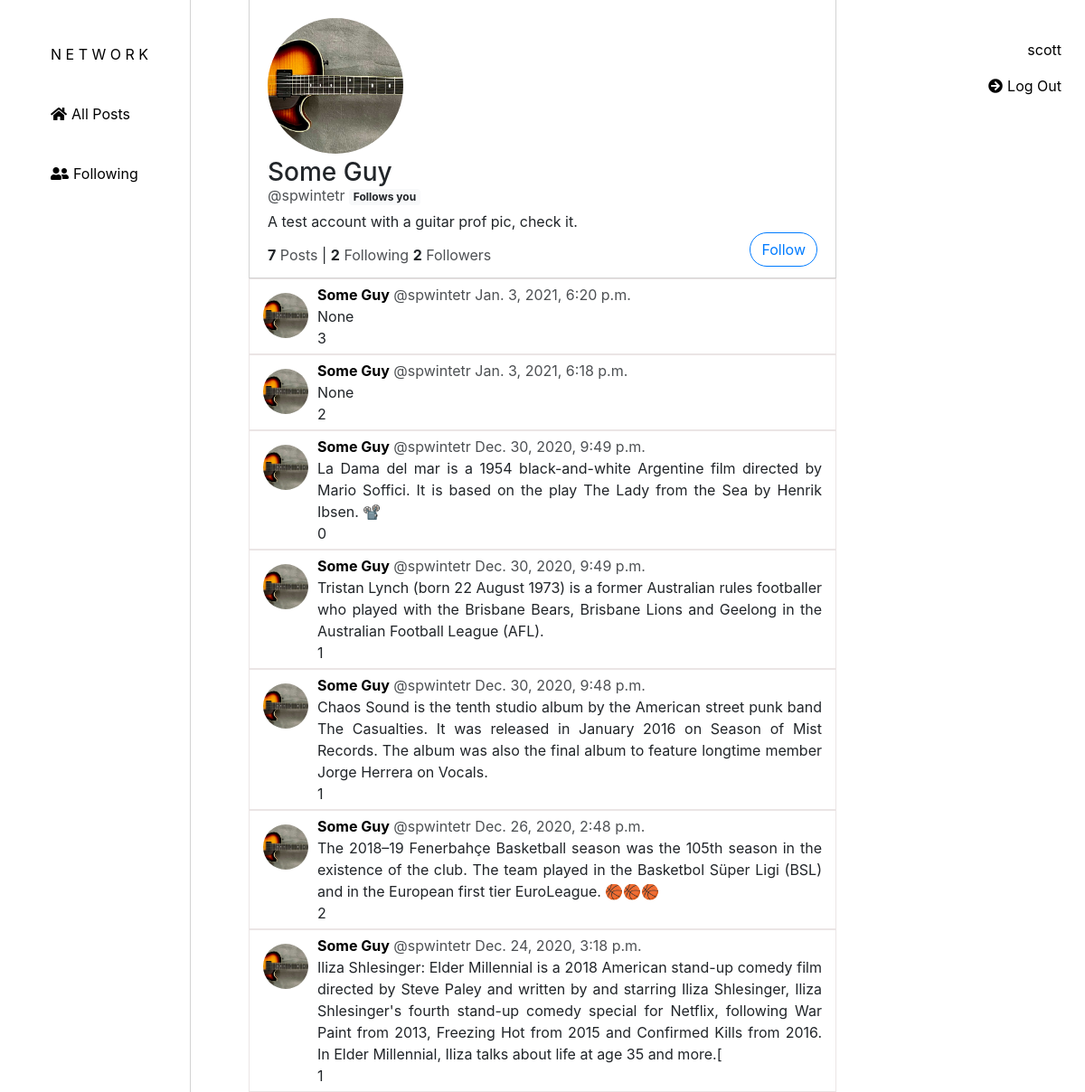
The app's page /profile/1 (signed in) with its own data.
### network/models.py (models this page shows, shortened)
class User(AbstractUser):
    pass

class UserProfile(models.Model):
    user = models.OneToOneField(User, on_delete=models.CASCADE, default=1)
    bio = models.CharField(blank=True, max_length=400)
    profile_picture = models.ImageField(blank=True, upload_to="network/images/", default="images/no-image.jpg")

class Post(models.Model):
    user = models.ForeignKey(User, on_delete=models.CASCADE, related_name="post_user", default=1)
    content = models.TextField(max_length=450)
    likes = models.ManyToManyField(User, blank=True)
    timestamp = models.DateTimeField(auto_now_add=True)

### network/views.py (the view)
# urls.py: path("profile/<int:user_id>", views.profile, name="profile")
def profile(request, user_id):
    posts = Post.objects.order_by('-timestamp').filter(user=user_id)
    post = posts.first()
    posts_count = len(posts)
    page_obj = paginate(posts, 10, request)
    profile = UserProfile.objects.get(user=user_id)
    profile_picture = profile.profile_picture
    bio = profile.bio
    user_profiles = UserProfile.objects.all()
    user_profile_dict = profile_pictures(user_profiles)
    user = User.objects.get(pk=user_id)
    followings = Following.objects.filter(follower=user)
    followings_count = len(followings)
    followers = Following.objects.filter(followed=user)
    followers_count = len(followers)
    following = Following.objects.filter(follower=request.user, followed=user_id, following=True)
    if following.exists():
        user_follows = True
    else:
        user_follows = False
    following_back = Following.objects.filter(follower=user_id, followed=request.user, following=True)
    path = request.path
    return render(request, "network/profile.html", {
        "posts": posts,
        "post": post,
        "profile_picture": profile_picture,
        "bio": bio,
        "user_profile_dict": user_profile_dict,
        "user": user,
        "posts_count": posts_count,
        "followings_count": followings_count,
        "followers_count": followers_count,
        "following": following,
        "user_follows": user_follows,
        "following_back": following_back,
        "page_obj": page_obj
    })

### network/views.py (called while the page is built)
def profile_pictures(profile_list):
    user_profile_dict = {}
    for profile in profile_list:
        user = profile.user.username
        profile_picture = profile.profile_picture.url
        user_profile_dict.update({user: profile_picture})
    return user_profile_dict

def paginate(posts_list, total_posts, request):
    paginator = Paginator(posts_list, total_posts)
    page_number = request.GET.get('page')
    page_obj = paginator.get_page(page_number)
    return page_obj

### network/templates/network/profile.html (shortened to what this page needs)
{% extends "network/layout.html" %}
{% load static %}
{% block body %}
    <div class="profile-outer">
        <div class="profile">
            <div class="info">
                <div class="profile-picture">
                    <img src="{{ profile_picture.url }}">
                </div>
                <div class="firstname-lastname">
                    <h3>{{user.first_name}} {{user.last_name}}</h3>
                </div>
                <div class="handle">
                    <p>@{{user.username}}</p>
                </div>
                {% if following_back %}
                <div class="following-back">
                    <span id="follows-back" class="badge badge-light">Follows you</span>
                </div>
                {% endif %}
                <div class="bio">
                    {{bio|linebreaks}}
                </div>
            </div>
            <div class="followers">
                <strong>{{posts_count}}</strong><p> Posts</p> |
                <strong>{{followings_count}}</strong><p> Following</p>
                <strong>{{followers_count}}</strong><p> Followers</p>
            </div>
                {% if user.id != request.user.id and request.user.is_authenticated and user_follows == True %}
                <div class="follow-button-div">
                    <form action="{% url 'unfollow' user.id %}" method="post" class="follow-button">
                        {% csrf_token %}
                        <input id="follow" type="submit" class="btn btn-primary" value="Following">
                    </form>
                </div>
                {% elif user.id != request.user.id and request.user.is_authenticated and user_follows == False %}
                <div class="follow-button-div">
                    <form action="{% url 'follow' user.id %}" method="post" class="follow-button">
                        <input id="follow" type="submit" class="btn btn-outline-primary" value="Follow">
                    </form>
                </div>
                {% endif %}
        </div>
    </div>
    {% if posts_count > 0 %}
        {% for post in posts %}
        <div class="post-outer">
            <div class="post-inner" id="post-inner-{{post.id}}">
                {% for key, value in user_profile_dict.items %}
                    {% if post.user.username == key %}
                    <div class="post-pic" id="post-pic-{{post.id}}">
                        <img src="{{ value }}">
                    </div>
                    {% endif %}
                {% endfor %}
                <div class="post-second-section">
                    <div class="post-top" id="post-top-{{post.id}}">
                        <a id="name-{{post.id}}" class="name" href="{% url 'profile' post.user.id %}">{{post.user.first_name}} {{post.user.last_name}}</a>
                        <p class="username">@{{post.user}}</p>
                        <p data-id="timestamp-{{post.id}}" id="timestamp">{{post.timestamp}}</p>
                    </div>
                    <div class="post-middle">
                        <p id="content-{{post.id}}" name="content">{{post.content}}</p>
                    </div>
                    <div class="post-bottom">
                        <p class="likes-count" id="likes-count-{{post.id}}">{{post.likes.count}}</p>
                    </div>
                </div>
            </div>
        </div>
        {% endfor %}
    {% elif user.id == request.user.id and request.user.is_authenticated %}
    <div class="message">
        <p>You have no posts.</p>
    </div>
    {% elif user.id != request.user.id and request.user.is_authenticated %}
    <div class="message">
        <p>This user has no posts yet.</p>
    </div>
    {% endif %}
{% endblock %}

### network/templates/network/layout.html (shortened to what this page needs)
{% load static %}
<!DOCTYPE html>
<html lang="en">
<head>
    <link rel="stylesheet" href="https://stackpath.bootstrapcdn.com/bootstrap/4.4.1/css/bootstrap.min.css"
>
    <link rel="stylesheet" href="https://use.fontawesome.com/releases/v5.10.2/css/all.css">
    <link href="{% static 'network/styles.css' %}" rel="stylesheet">
</head>
<body>
    {% if user.is_authenticated %}
    <div class="user-info">
        <a class="nav-link" href="{% url 'profile' request.user.id %}"><p id="username">{{request.user.username}}</p></a>
        <a class="nav-link" id="index" href="{% url 'logout' %}"><i class="fas fa-arrow-circle-right"></i><p>Log Out</p></a>
    </div>
    {% else %}
    <div class="user-info">
        <a class="nav-link" href="{% url 'login' %}">Log In</a>
        <a class="nav-link" href="{% url 'register' %}">Register</a>
    </div>
    {% endif %}
    <div id="sidenav">
        <ul>
            <li>
                <a class="nav-link" id="index" href="{% url 'index' %}"><p>N E T W O R K</p></a>
            </li>
            <li>
                <a class="nav-link" id="index" href="{% url 'index' %}"><i class="fas fa-home"></i><p>All Posts</p></a>
            </li>
            {% if user.is_authenticated %}
            <li>
                <a class="nav-link" id="following_page" href="{% url 'following_page' %}"><i class="fas fa-user-friends"></i><p>Following</p></a>
            </li>
            {% endif %}
        </ul>
    </div>
    <div class="body">
        {% block body %}
        {% endblock %}
    </div>
</body>
</html>

### network/static/network/styles.css (style rules this page uses)
#sidenav { height: 100%; position: fixed; z-index: 1; left: 0; background-color:white; overflow-x: hidden; padding-top: 20px; margin-bottom: 50px; text-align: justify; border-right: 1px solid #D3D3D3; }
#sidenav ul { margin-top: 20px; list-style: none; }
#sidenav li { margin-bottom: 10px; margin-right: 30px; }
#sidenav ul li a p { display: inline-block; color: black; }
a i { margin-right: 5px; color: black; }
.user-info { position: fixed; top:35px; right:10px; text-align: right; }
.user-info a p { color: black; }
.profile-outer { text-align: left; padding-top: 20px; padding-left: 20px; padding-right: 20px; margin:0 auto; width: 650px; border-left: 1px solid #D3D3D3; border-right: 1px solid #D3D3D3; border-bottom: 1px solid #D3D3D3; }
.profile-picture img { height: 150px; width: 150px; border-radius: 50%; object-fit: cover; }
.firstname-lastname h3 { margin-top: 20px; line-height: 0px; }
.handle { margin-top: 6px; }
.handle, .followers p { opacity: .8; }
.handle, .following-back { display: inline-block; }
.bio { margin-top: 5px; }
.followers { line-height: 50px; }
.followers, .follow-button-div { display: inline-block; }
.follow-button-div { vertical-align:bottom; float: right; }
#follow { border-radius: 25px; }
.post-outer { text-align: center; margin:0 auto; border: 1px solid rgb(235, 229, 229); width: 650px; }
.post-inner { text-align: justify; display: flex; padding: 5px; }
.post-pic { float: left; padding: 10px; }
.post-pic img { height: 50px; width: 50px; border-radius: 50%; object-fit: cover; }
.post-top p { text-align: left; }
.name { font-weight: bold; color: black; }
.username { opacity: .8; }
#timestamp { opacity: .8; }
.post-middle { margin-right: 10px; }
.post-middle p { margin-top: 10px; margin-bottom: 10px; overflow-wrap: break-word; }
.post-bottom i, p { display:inline; }

### records on screen
User: user.username "scott"
User: first_name "Some", last_name "Guy", username "spwintetr"
UserProfile: bio "A test account with a guitar prof pic, check it."
Post: user.first_name "Some", user.last_name "Guy", user "spwintetr", timestamp "Jan. 3, 2021, 6:20 p.m.", content "None", likes.count "3"
Post: user.first_name "Some", user.last_name "Guy", user "spwintetr", timestamp "Jan. 3, 2021, 6:18 p.m.", content "None", likes.count "2"
Post: user.first_name "Some", user.last_name "Guy", user "spwintetr", timestamp "Dec. 30, 2020, 9:49 p.m.", content "La Dama del mar is a 1954 black-and-white Argentine film directed by Mario Soffici. It is based on the play The Lady from the Sea by Henrik Ibsen. 📽️", likes.count "0"
Post: user.first_name "Some", user.last_name "Guy", user "spwintetr", timestamp "Dec. 30, 2020, 9:49 p.m.", content "Tristan Lynch (born 22 August 1973) is a former Australian rules footballer who played with the Brisbane Bears, Brisbane Lions and Geelong in the Australian Football League (AFL).", likes.count "1"
Post: user.first_name "Some", user.last_name "Guy", user "spwintetr", timestamp "Dec. 30, 2020, 9:48 p.m.", content "Chaos Sound is the tenth studio album by the American street punk band The Casualties. It was released in January 2016 on Season of Mist Records. The album was also the final album to feature longtime member Jorge Herrera on Vocals.", likes.count "1"
Post: user.first_name "Some", user.last_name "Guy", user "spwintetr", timestamp "Dec. 26, 2020, 2:48 p.m.", content "The 2018–19 Fenerbahçe Basketball season was the 105th season in the existence of the club. The team played in the Basketbol Süper Ligi (BSL) and in the European first tier EuroLeague. 🏀🏀🏀", likes.count "2"
Post: user.first_name "Some", user.last_name "Guy", user "spwintetr", timestamp "Dec. 24, 2020, 3:18 p.m.", content "Iliza Shlesinger: Elder Millennial is a 2018 American stand-up comedy film directed by Steve Paley and written by and starring Iliza Shlesinger, Iliza Shlesinger's fourth stand-up comedy special for Netflix, following War Paint from 2013, Freezing Hot from 2015 and Confirmed Kills from 2016. In Elder Millennial, Iliza talks about life at age 35 and more.[", likes.count "1"

### other values on screen
{{ posts_count }} "7"
{{ followings_count }} "2"
{{ followers_count }} "2"
